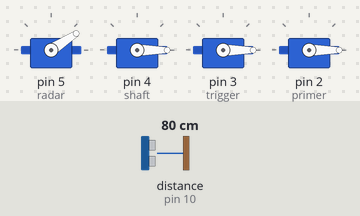
This sketch was run on a simulated Arduino Uno, built with avr-gcc and run on an emulated ATmega328P. On the bench: 4 × servo. Wiring (inferred from the names in the program): ultrasonic range finder: trigger pin 9; echo pin 10. Inputs (shaded band) come from the test bench; at power-on: distance to the obstacle (sensor on pin 10) 80 cm. The echo pulse lasts 58.3 µs per cm; what the sketch prints to the serial monitor is not drawn.

Above: at 1.2 s.
1.3 s: distance to the obstacle (sensor on pin 10) set to 54 cm
4.3 s: distance to the obstacle (sensor on pin 10) set to 45 cm
At 8.9 s:
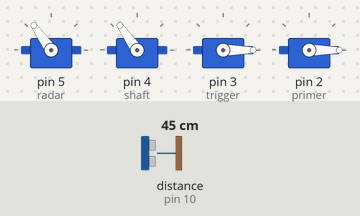
10.3 s: distance to the obstacle (sensor on pin 10) set to 60 cm
At 10.8 s:
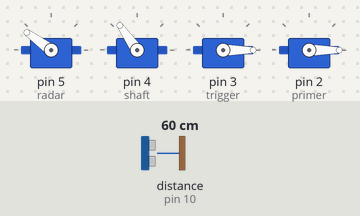
13.3 s: distance to the obstacle (sensor on pin 10) set to 2 cm
At 18.1 s:
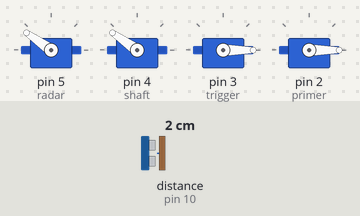
19.3 s: distance to the obstacle (sensor on pin 10) set to 250 cm
22.3 s: distance to the obstacle (sensor on pin 10) set to 4 cm
At 28.1 s:
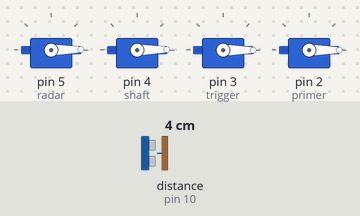
Timing chart, 0 to 28.3 s (numbered marks = the images above; inputs shaded):
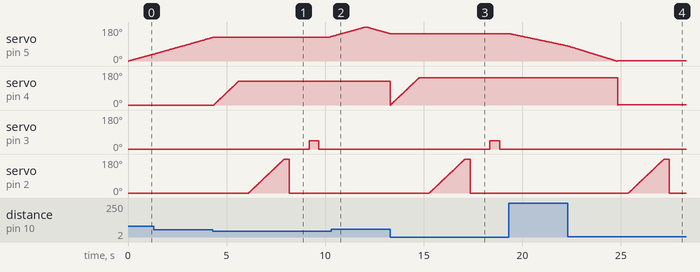

The sketch:

ServoRadarCrossbow.ino
```cpp
#include <Servo.h>

const unsigned short int trigPin = 9;   // ultrasonic trigger pin
const unsigned short int echoPin = 10;  // ultrasonic echo pin

int triggerRadar(void);                 // function definitions
int targetFound(int pos, int distinCM);
void fireCrossbow(void);
void primeCrossbow(void);

long duration;      // duration of ultrasonic echo
int distinCM;       // distance to object in CM
int pos;            // servo position
int targetPos = 0;  // target position
bool found = false; // shoot only once per sweep

Servo radar;        // ultrasonic radar servo object
Servo shaft;        // crossbow aiming servo object
Servo primer;       // crossbow cocking servo object
Servo trigger;      // crossbow trigger pull servo object

void setup() {
  pinMode(trigPin, OUTPUT);
  pinMode(echoPin, INPUT);

  Serial.begin(9600);

  radar.attach(5);    // init radar servo pin 5
  shaft.attach(4);    // init crossbow servo pin 4
  trigger.attach(3);  // init crossbow trigger servo pin 3
  primer.attach(2);   // init crossbow primer servo pin 2

  // setting servos back to origin
  radar.write(0);
  shaft.write(0);
  trigger.write(0);
  primer.write(0);
}

void loop() {
  found = false;                            // no target found yet
  trigger.write(0);                         // reset servo wheels
  primer.write(0);
  for (pos = 0; pos <= 180; pos++) {        // start radar servo rotation 0°-180°
    radar.write(pos);
    delay(30);

    distinCM = triggerRadar();              // triggers echo; returns distinCM

    Serial.print(pos); // Sends the current degree into the Serial Port
    Serial.print(","); // Sends addition character right next to the previous value needed later in the Processing IDE for indexing
    Serial.print(distinCM); // Sends the distance value into the Serial Port
    Serial.print("."); // Sends addition character right next to the previous value needed later in the Processing IDE for indexing

    targetPos = targetFound(pos, distinCM); // if !0, target is found

    if (targetPos != 0 && found == false) { // if target is identified
      found = true;
      aimCrossbow(targetPos);               // aim crossbow
      delay(500);
      primeCrossbow();                      // prime crossbow
      delay(1000);
      fireCrossbow();                       // fire crossbow
      delay(500);

      primer.write(0);                      // reset servo wheels
      trigger.write(0);
    }
  }

  found = false;

  for (pos = 180; pos >= 0; pos--) {        // start servo rotation 180°-0°
    radar.write(pos);
    delay(30);

    distinCM = triggerRadar();              // triggers echo; returns distinCM

    Serial.print(pos); // Sends the current degree into the Serial Port
    Serial.print(","); // Sends addition character right next to the previous value needed later in the Processing IDE for indexing
    Serial.print(distinCM); // Sends the distance value into the Serial Port
    Serial.print("."); // Sends addition character right next to the previous value needed later in the Processing IDE for indexing

    targetPos = targetFound(pos, distinCM); // if !0, target is found

    if (targetPos != 0 && found == false) { // if target is identified
      found = true;
      aimCrossbow(targetPos);               // aim crossbow
      delay(500);
      primeCrossbow();                      // prime crossbow
      delay(1000);
      fireCrossbow();                       // fire crossbow
      delay(500);

      primer.write(0);                      // reset servo wheels
      trigger.write(0);
    }
  }
}

// ***************************FUNCTIONS BELOW******************************

int triggerRadar(void) {                    // returns distance in CM
    digitalWrite(trigPin, LOW);             // OFF
    delayMicroseconds(2);
    digitalWrite(trigPin, HIGH);            // ON
    delayMicroseconds(10);
    digitalWrite(trigPin, LOW);             // OFF

    duration = pulseIn(echoPin, HIGH);      // calculate duration
    return duration*0.034/2;                // calculate distance in CM
}

int targetFound(int pos, int distinCM) {
  if (distinCM < 50) { // ******* test this ********************************************************************
    return pos;
  }
  else
    return 0;
}

void aimCrossbow(int pos) {
  for (int i = 0; i <= pos; i++) {
    shaft.write(i);
    delay(10);
  }
  return;
}

void primeCrossbow(void) {
  for (int i = 0; i <= 180; i++) {
    primer.write(i);
    delay(10);

  /* // waay faster
   * primer.write(0);
   * delay(500);
   * primer.write(180);
   * delay(500);
   * primer.write(0);
   * delay(500);
   */
  }
   delay(250);
   primer.write(0);
   return;
}

void fireCrossbow(void) {
  // servo control for firing crossbow
  for (int i = 0; i <= 45; i++) {
    trigger.write(i);
  }
  /* // waay faster
  trigger.write(0);
  delay(250);
  trigger.write(180);
  delay(500);
  trigger.write(0);
  return;
  */
  delay(500);
  trigger.write(0);
  return;
}
```

Measured:
- the behaviour switches between 51 and 50 cm on distance to the obstacle (sensor on pin 10) (found by bisection; images 0 and 1)
- after the input at 4.3 s, servo on pin 4 (shaft): moves from 0° to 125° over 1.2 s, starting after 0.05 s; servo on pin 3 (trigger): 0° → 45° after 4.9 s, → 0° 0.50 s later; servo on pin 2 (primer): rises from 0° to 180° in 1.8 s, then falls to 0° in 0.25 s
- after the input at 10.3 s, servo on pin 4 (shaft): stops changing and stays 125°
- after the input at 13.3 s, servo on pin 5 (radar): stops changing and stays 145°; servo on pin 3 (trigger): 0° → 45° after 5.1 s, → 0° 0.50 s later; servo on pin 2 (primer): rises from 0° to 180° in 1.8 s, then falls to 0° in 0.25 s
- after the input at 22.3 s, servo on pin 4 (shaft): 145° → 1° after 2.6 s; servo on pin 2 (primer): rises from 0° to 180° in 1.8 s, then falls to 0° in 0.25 s
